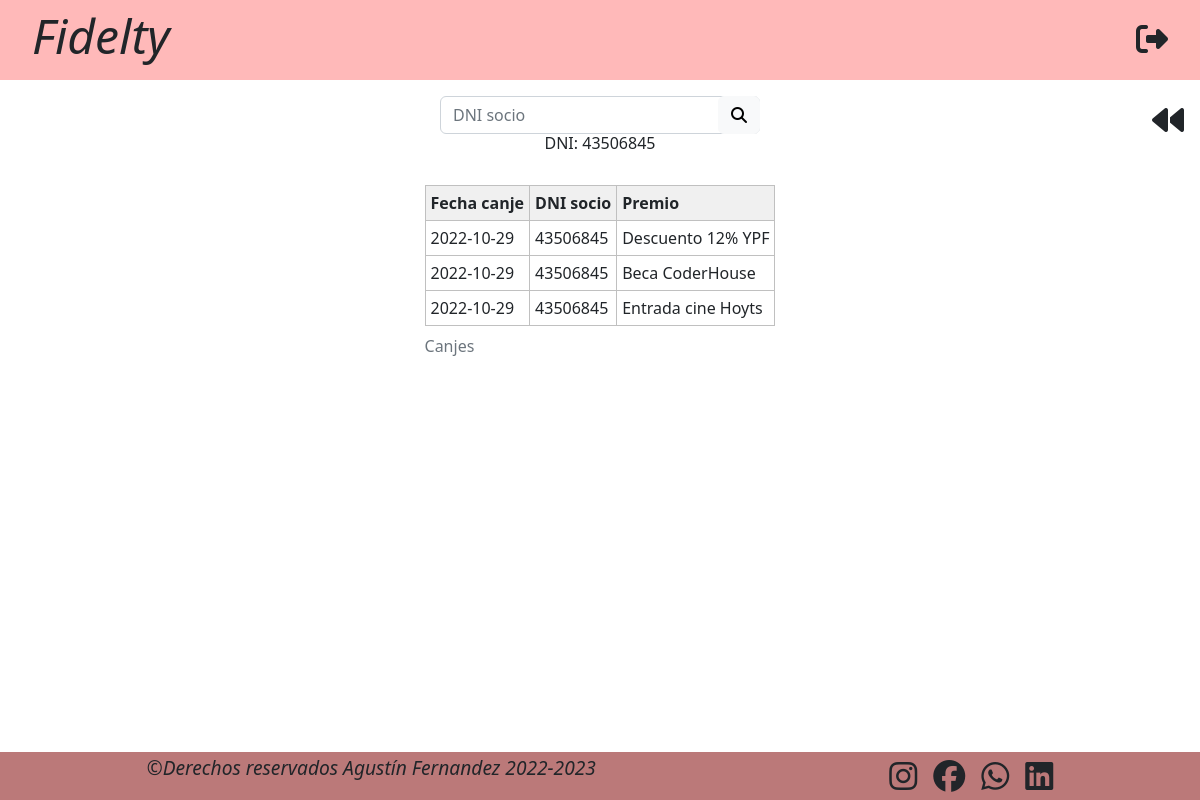
Screenshot of /canjes_socios.php?socio=43506845 (signed in) with the database file from the repository.
### tables this page shows
CREATE TABLE `canjes` (
  `id_canje` int(5) NOT NULL,
  `dni_socio` int(8) NOT NULL,
  `id_premio` int(5) NOT NULL,
  `fecha` date DEFAULT NULL
);

CREATE TABLE `premios` (
  `id` int(5) NOT NULL,
  `saldo` int(10) NOT NULL,
  `stock` int(6) DEFAULT 0,
  `punto_reposicion` int(6) DEFAULT NULL,
  `img` varchar(255) DEFAULT NULL,
  `nombre` varchar(50) NOT NULL,
  `descripcion` varchar(500) NOT NULL
);

### canjes_socios.php (the view, shortened to what this page needs)
<!DOCTYPE html>
<html lang="en">
<head>
    <link href="https://cdn.jsdelivr.net/npm/bootstrap@5.2.1/dist/css/bootstrap.min.css" rel="stylesheet">
    <link rel="stylesheet" href="https://cdnjs.cloudflare.com/ajax/libs/toastr.js/latest/toastr.min.css">
    <link rel="stylesheet" href="css/styles_canjes.css">
</head>
<body>
    <header>
        <h2 class="display-5 text-center"><a href="index_admin.php">Fidelty</a></h2>
        <a href="php/funciones.php?session_destroy=true"><i class="fa-solid fa-right-from-bracket"></i></a>
    </header>
    <a class="go_back" href="index_admin.php">
        <i class="fa-solid fa-backward"></i>
    </a>
    <main class="main_admin_canjes-socios">
        <form class="searchbar_container" method="get" action="canjes_socios.php">
            <div class="searchbar">
                <input name="socio" type="text" class="form-control" placeholder="DNI socio">
                <button type="submit" class="btn btn-light"><i class="fa-solid fa-magnifying-glass"></i></button>
            </div>
        </form>
        <?php  if(isset($_GET['socio']) AND $_GET['socio']!="") echo "<h6>DNI: ".$_GET['socio']."</h6>" ?>
        <table class="tabla mt-4">
                <?php
                include("php/conexion.php");
                if (isset($_GET['socio']) and $_GET['socio'] != '') {
                    $result = mysqli_query($conexion, "SELECT c.fecha, c.dni_socio, p.nombre FROM premios p, canjes c WHERE p.id = c.id_premio AND c.dni_socio ='" . $_GET['socio'] . "' ORDER BY c.fecha DESC");
                } else {
                    $result = mysqli_query($conexion, "SELECT c.fecha, c.dni_socio, p.nombre FROM premios p, canjes c WHERE p.id = c.id_premio ORDER BY c.dni_socio");
                }
                if( mysqli_num_rows($result)>0 ){
                    echo "
                    <caption>Canjes</caption>
                        <thead>
                            <tr>
                                <th>Fecha canje</th>
                                <th>DNI socio</th>
                                <th>Premio</th>
                            </tr>
                        </thead>
                        <tbody>";
                    $row = mysqli_fetch_assoc($result);
                    while ($row) {
                        echo "
                            <tr>
                                <td>" . $row['fecha'] . "</td>
                                <td>" . $row['dni_socio'] . "</td>
                                <td>" . $row['nombre'] . "</td>
                            </tr>
                        ";
                        $row = mysqli_fetch_assoc($result);
                    }
                    echo "</tbody>";
                } else {
                    echo "No hay premios registrados";
                }
                ?>
        </table>
    </main>
    <footer>
        <p class="footer_derechos">©Derechos reservados Agustín Fernandez 2022-2023</p>
        <div class="footer_redes">
            <a href="#"><i class="fa-brands fa-instagram"></i></a>
            <a href="#"><i class="fa-brands fa-facebook"></i></a>
            <a href="#"><i class="fa-brands fa-whatsapp"></i></a>
            <a href="#"><i class="fa-brands fa-linkedin"></i></a>
        </div>
    </footer>
</body>
</html>

### css/styles_canjes.css (style rules this page uses)
* { margin: 0; padding: 0; box-sizing: border-box; }
a, a:link, a:visited, a:hover, a:active { color: inherit; text-decoration: inherit; font-weight: inherit; }
body { margin: 0; padding: 0; height: 100%; }
main { min-height: calc(100vh - 8rem); padding-top: 1rem; display: flex; flex-direction: column; justify-content: flex-start; align-items: center; }
header { width: 100%; height: 5rem; background-color: #ffb9b9; display: flex; justify-content: space-between; align-items: center; padding-left: 2rem; padding-right: 2rem; }
header h2 { font-style: italic; }
header i { font-size: 2rem; cursor: pointer; }
footer { width: 100%; height: 3rem; background-color: #bb7979; display: flex; justify-content: space-around; align-items: center; }
.footer_derechos { font-size: 1.2rem; font-style: italic; }
.footer_redes { font-size: 2rem; display: flex; gap: 1rem; }
.go_back { margin-top: 1rem; margin-left: 1rem; margin-bottom: 1rem; font-size: 2rem; display: flex; flex-direction: row-reverse; align-items: center; gap: 1rem; position: fixed; top: 5rem; right: 1rem; font-size: 2rem; }
.tabla { border: 1px solid #C0C0C0; border-collapse: collapse; padding: 5px; margin-left: auto; margin-right: auto; width: auto; }
.tabla th { border: 1px solid #C0C0C0; padding: 5px; background: #F0F0F0; }
.tabla td { border: 1px solid #C0C0C0; padding: 5px; }
.searchbar_container { width: 20rem; height: auto; margin-left: auto; margin-right: auto; align-self: start; }
.searchbar { position: relative; }
.searchbar button { position: absolute; right: 0; top: 0; }

### rows the page displays
canjes: fecha "2022-10-29", dni_socio "43506845", id_premio.nombre "Descuento 12% YPF"
canjes: fecha "2022-10-29", dni_socio "43506845", id_premio.nombre "Beca CoderHouse"
canjes: fecha "2022-10-29", dni_socio "43506845", id_premio.nombre "Entrada cine Hoyts"

### other values shown
$_GET['socio'] "43506845"
